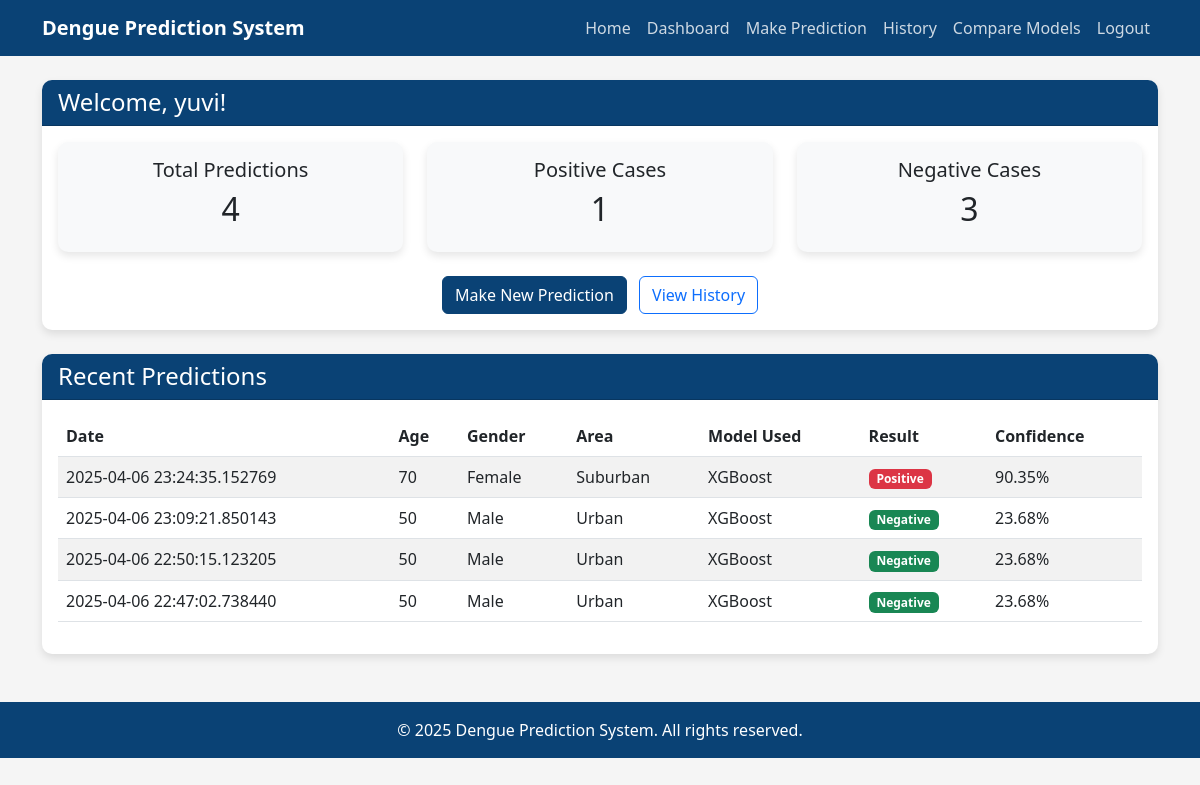
The app's page /dashboard (signed in) with its own data.
### tables this page shows
CREATE TABLE predictions (
        id INTEGER PRIMARY KEY AUTOINCREMENT,
        user_id INTEGER NOT NULL,
        gender TEXT NOT NULL,
        age INTEGER NOT NULL,
        nsi REAL NOT NULL,
        igg REAL NOT NULL,
        area TEXT NOT NULL,
        area_type TEXT NOT NULL,
        house_type TEXT NOT NULL,
        district TEXT NOT NULL,
        outcome INTEGER NOT NULL,
        model_used TEXT NOT NULL,
        confidence REAL NOT NULL,
        prediction_date TIMESTAMP NOT NULL,
        FOREIGN KEY (user_id) REFERENCES users (id)
    );

### app.py (the view)
@app.route('/dashboard')
def dashboard():
    if 'user_id' not in session:
        flash('Please login first')
        return redirect(url_for('login'))
    try:
        with get_db() as conn:
            predictions_count = conn.execute('SELECT COUNT(*) FROM predictions WHERE user_id = ?',
                                            (session['user_id'],)).fetchone()[0]
            positive_count = conn.execute('SELECT COUNT(*) FROM predictions WHERE user_id = ? AND outcome = 1',
                                        (session['user_id'],)).fetchone()[0]
            last_predictions_raw = conn.execute('SELECT * FROM predictions WHERE user_id = ? ORDER BY prediction_date DESC LIMIT 5',
                                            (session['user_id'],)).fetchall()
        last_predictions = []
        for prediction in last_predictions_raw:
            pred_dict = dict(prediction)
            pred_dict['confidence'] = extract_confidence(prediction)
            last_predictions.append(pred_dict)
        return render_template('dashboard.html',
                            predictions_count=predictions_count,
                            positive_count=positive_count,
                            last_predictions=last_predictions)
    except sqlite3.Error as e:
        flash(f'Database error: {e}')
        return redirect(url_for('home'))

### app.py (called while the page is built)
def get_db_connection():
    conn = sqlite3.connect('instance/dengue_prediction.db', timeout=30)
    conn.row_factory = sqlite3.Row
    conn.execute('PRAGMA journal_mode = WAL')  # Write-Ahead Logging for better concurrency
    conn.execute('PRAGMA busy_timeout = 5000')  # Set busy timeout to 5 seconds
    return conn

@contextmanager
def get_db():
    conn = get_db_connection()
    try:
        yield conn
    finally:
        conn.close()

def extract_confidence(prediction):
    confidence_value = prediction['confidence']
    if isinstance(confidence_value, (int, float)):
        return confidence_value
    if isinstance(confidence_value, bytes):
        try:
            return float(confidence_value.decode('utf-8'))
        except (UnicodeDecodeError, ValueError):
            try:
                if len(confidence_value) == 4:
                    return struct.unpack('f', confidence_value)[0]
                elif len(confidence_value) == 8:
                    return struct.unpack('d', confidence_value)[0]
            except struct.error:
                pass
    return 50.0

### templates/dashboard.html
{% extends 'base.html' %}
{% block content %}
<div class="row">
    <div class="col-md-12 mb-4">
        <div class="card">
            <div class="card-header">
                <h4 class="mb-0">Welcome, {{ session['username'] }}!</h4>
            </div>
            <div class="card-body">
                <div class="row">
                    <div class="col-md-4">
                        <div class="card bg-light">
                            <div class="card-body text-center">
                                <h5>Total Predictions</h5>
                                <h2>{{ predictions_count }}</h2>
                            </div>
                        </div>
                    </div>
                    <div class="col-md-4">
                        <div class="card bg-light">
                            <div class="card-body text-center">
                                <h5>Positive Cases</h5>
                                <h2>{{ positive_count }}</h2>
                            </div>
                        </div>
                    </div>
                    <div class="col-md-4">
                        <div class="card bg-light">
                            <div class="card-body text-center">
                                <h5>Negative Cases</h5>
                                <h2>{{ predictions_count - positive_count }}</h2>
                            </div>
                        </div>
                    </div>
                </div>
                <div class="text-center mt-4">
                    <a href="{{ url_for('predict') }}" class="btn btn-primary">Make New Prediction</a>
                    <a href="{{ url_for('history') }}" class="btn btn-outline-primary ms-2">View History</a>
                </div>
            </div>
        </div>
    </div>
    <div class="col-md-12">
        <div class="card">
            <div class="card-header">
                <h4 class="mb-0">Recent Predictions</h4>
            </div>
            <div class="card-body">
                {% if last_predictions %}
                <div class="table-responsive">
                    <table class="table table-striped">
                        <thead>
                            <tr>
                                <th>Date</th>
                                <th>Age</th>
                                <th>Gender</th>
                                <th>Area</th>
                                <th>Model Used</th>
                                <th>Result</th>
                                <th>Confidence</th>
                            </tr>
                        </thead>
                        <tbody>
                            {% for prediction in last_predictions %}
                            <tr>
                                <td>{{ prediction['prediction_date'] }}</td>
                                <td>{{ prediction['age'] }}</td>
                                <td>{{ prediction['gender'].capitalize() }}</td>
                                <td>{{ prediction['area'].capitalize() }}</td>
                                <td>{{ prediction['model_used'] }}</td>
                                <td>
                                    {% if prediction['outcome'] == 1 %}
                                    <span class="badge bg-danger">Positive</span>
                                    {% else %}
                                    <span class="badge bg-success">Negative</span>
                                    {% endif %}
                                </td>
                                <td>{{ "%.2f"|format(prediction['confidence']) }}%</td>
                            </tr>
                            {% endfor %}
                        </tbody>
                    </table>
                </div>
                {% else %}
                <p class="text-center">No predictions made yet. <a href="{{ url_for('predict') }}">Make your first prediction</a>.</p>
                {% endif %}
            </div>
        </div>
    </div>
</div>
{% endblock %}

### templates/base.html (shortened to what this page needs)
<!DOCTYPE html>
<html lang="en">
<head>
    <link href="https://cdn.jsdelivr.net/npm/bootstrap@5.2.3/dist/css/bootstrap.min.css" rel="stylesheet">
</head>
<body>
    <nav class="navbar navbar-expand-lg navbar-dark mb-4">
        <div class="container">
            <a class="navbar-brand" href="{{ url_for('home') }}">Dengue Prediction System</a>
            <div class="collapse navbar-collapse" id="navbarNav">
                <ul class="navbar-nav ms-auto">
                    <li class="nav-item">
                        <a class="nav-link" href="{{ url_for('home') }}">Home</a>
                    </li>
                    {% if 'user_id' in session %}
                        <li class="nav-item">
                            <a class="nav-link" href="{{ url_for('dashboard') }}">Dashboard</a>
                        </li>
                        <li class="nav-item">
                            <a class="nav-link" href="{{ url_for('predict') }}">Make Prediction</a>
                        </li>
                        <li class="nav-item">
                            <a class="nav-link" href="{{ url_for('history') }}">History</a>
                        </li>
                        <li class="nav-item">
                            <a class="nav-link" href="{{ url_for('compare_models') }}">Compare Models</a>
                        </li>
                        <li class="nav-item">
                            <a class="nav-link" href="{{ url_for('logout') }}">Logout</a>
                        </li>
                    {% endif %}
                </ul>
            </div>
        </div>
    </nav>
    <div class="container mt-4">
        {% block content %}{% endblock %}
    </div>
    <footer class="footer text-center mt-5">
        <div class="container">
            <p class="mb-0">© 2025 Dengue Prediction System. All rights reserved.</p>
        </div>
    </footer>
</body>
</html>

### templates/base.html (style rules this page uses)
body { font-family: 'Segoe UI', Tahoma, Geneva, Verdana, sans-serif; background-color: #f5f5f5; }
.navbar { background-color: #0a4275; }
.navbar .navbar-brand { color: white; font-weight: bold; }
.navbar .nav-link { color: rgba(255, 255, 255, 0.8); }
.card { box-shadow: 0 4px 8px rgba(0, 0, 0, 0.1); border-radius: 10px; border: none; }
.card-header { background-color: #0a4275; color: white; border-radius: 10px 10px 0 0 !important; }
.btn-primary { background-color: #0a4275; border-color: #0a4275; }
.footer { background-color: #0a4275; color: white; padding: 1rem 0; margin-top: 2rem; }

### records on screen
predictions: prediction_date "2025-04-06 23:24:35.152769", age "70", gender "Female", area "Suburban", model_used "XGBoost", outcome "Positive", confidence "90.35"
predictions: prediction_date "2025-04-06 23:09:21.850143", age "50", gender "Male", area "Urban", model_used "XGBoost", outcome "Negative", confidence "23.68"
predictions: prediction_date "2025-04-06 22:50:15.123205", age "50", gender "Male", area "Urban", model_used "XGBoost", outcome "Negative", confidence "23.68"
predictions: prediction_date "2025-04-06 22:47:02.738440", age "50", gender "Male", area "Urban", model_used "XGBoost", outcome "Negative", confidence "23.68"

### other values on screen
{{ session['username'] }} "yuvi"
{{ predictions_count }} "4"
{{ positive_count }} "1"
{{ predictions_count - positive_count }} "3"
